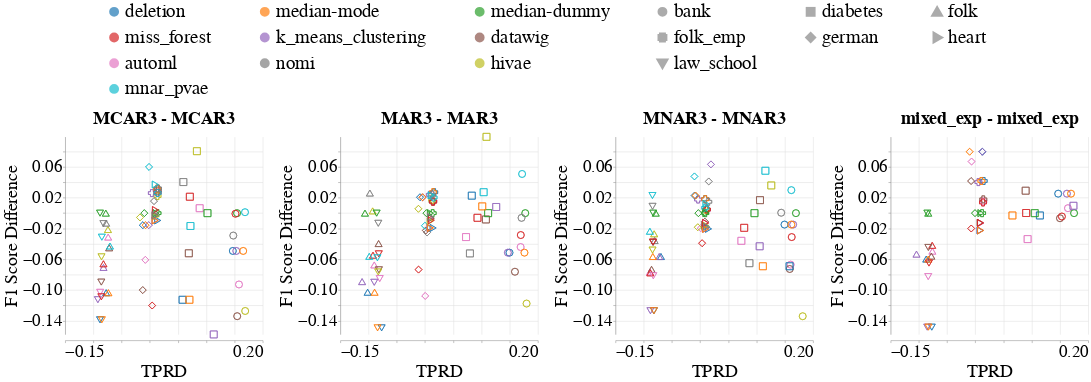

The notebook cell saved with this chart:
### Markdown cell above
### Disparity Metrics

### Code cell
create_scatter_plot(missingness_types=[
                        {'train': 'MCAR3', 'test': 'MCAR3'},
                        {'train': 'MAR3', 'test': 'MAR3'},
                        {'train': 'MNAR3', 'test': 'MNAR3'},
                        {'train': 'mixed_exp', 'test': 'MCAR1 & MAR1 & MNAR1'},
                    ],
                    imputation_quality_metric_name='f1_score_difference',
                    model_performance_metric_name='Equalized_Odds_TPR',
                    dataset_to_column_name=DATASET_TO_COLUMN_NAME,
                    dataset_to_group=DATASETS_SENSITIVE_ATTRS,
                    shape_by='Dataset_Name', # Dataset_Name or Model_Name
                    base_font_size=30,
                    db_client_1=db_client_1,
                    db_client_3=db_client_3)

### Figure 1 — Vega-Lite specification as saved in the notebook (floating-point values rounded to 4 significant figures; data arrays with more than 128 entries replaced by an {"elided": "..."} marker saying what was removed)
{"config": {"view": {"continuousWidth": 400, "continuousHeight": 300, "stroke": null}, "axis": {"labelFontSize": 34, "labelFontWeight": "normal", "titleFontSize": 36, "titleFontWeight": "normal"}, "facet": {"spacing": 30}, "header": {"labelFontSize": 36, "labelFontWeight": "bold", "labelOrient": "top", "labelPadding": 5, "titleFontSize": 36}, "legend": {"columns": 3, "direction": "horizontal", "labelFontSize": 38, "labelLimit": 400, "orient": "top", "symbolOffset": 80, "symbolStrokeWidth": 10, "titleAnchor": "middle", "titleFontSize": 40, "titleLimit": 300}, "title": {"fontSize": 36}}, "data": {"name": "data-f0124ab268b9cec3318c91c7b479237a"}, "facet": {"column": {"field": "Missingness_Type", "sort": ["MCAR3 - MCAR3", "MAR3 - MAR3", "MNAR3 - MNAR3", "mixed_exp - MCAR1 & MAR1 & MNAR1"], "title": null, "type": "nominal"}}, "spec": {"layer": [{"mark": {"type": "point", "size": 200}, "encoding": {"color": {"field": "Null_Imputer_Name", "scale": {"scheme": "category10"}, "sort": ["deletion", "median-mode", "median-dummy", "miss_forest", "k_means_clustering", "datawig", "automl", "nomi", "hivae", "mnar_pvae"], "title": null, "type": "nominal"}, "shape": {"field": "Dataset_Name", "title": null, "type": "nominal"}, "x": {"axis": {"title": "TPRD"}, "field": "Equalized_Odds_TPR", "type": "quantitative"}, "y": {"axis": {"title": "F1 Score Difference"}, "field": "F1_Score_Difference", "scale": {"domain": [-0.1576, 0.09913]}, "type": "quantitative"}}}], "height": 400, "width": 400}, "resolve": {"scale": {"y": "independent"}}, "$schema": "https://vega.github.io/schema/vega-lite/v4.17.0.json", "datasets": {"data-f0124ab268b9cec3318c91c7b479237a": {"elided": "518 records"}}}
